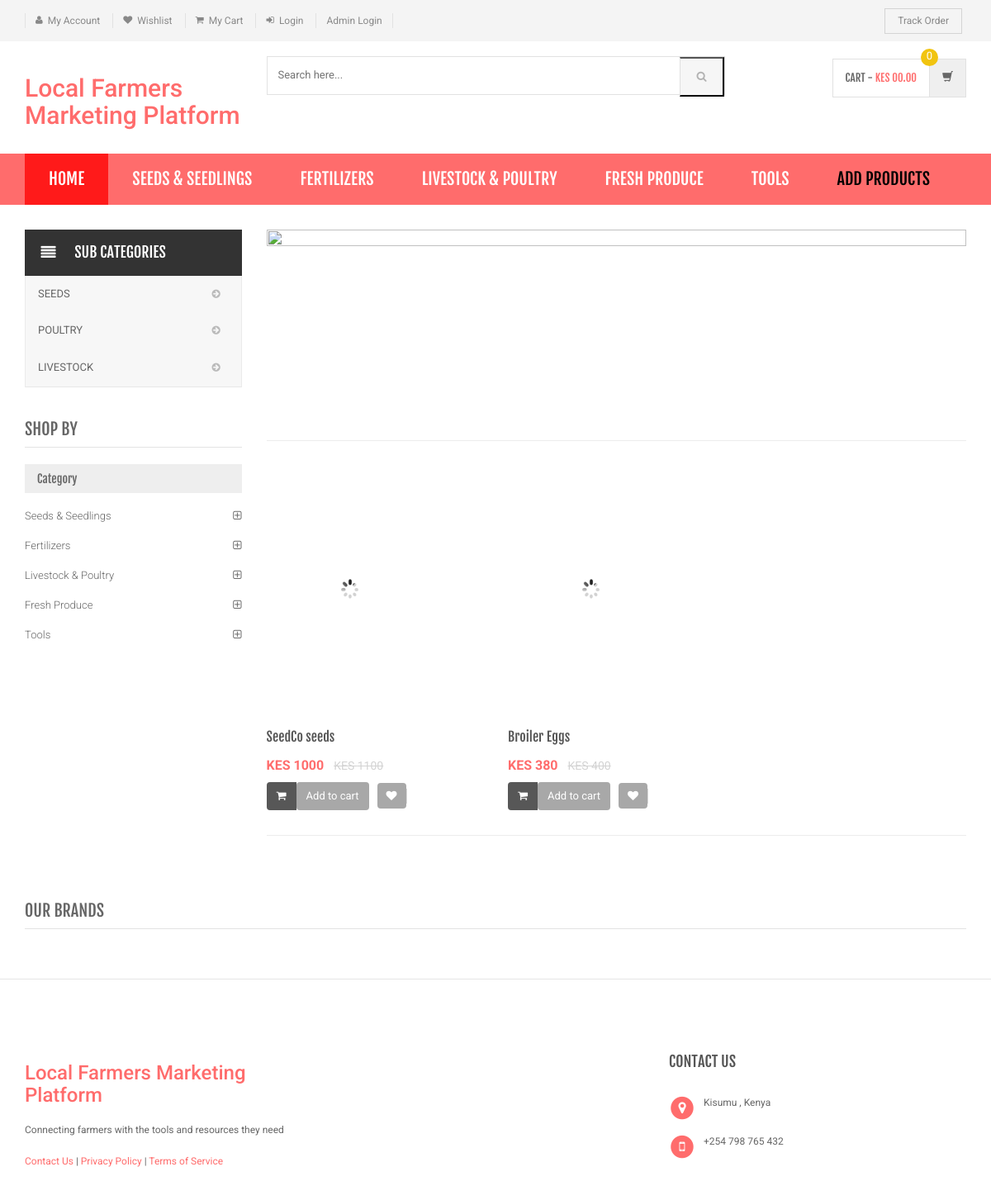
The page /search-result.php on the database as committed earlier.
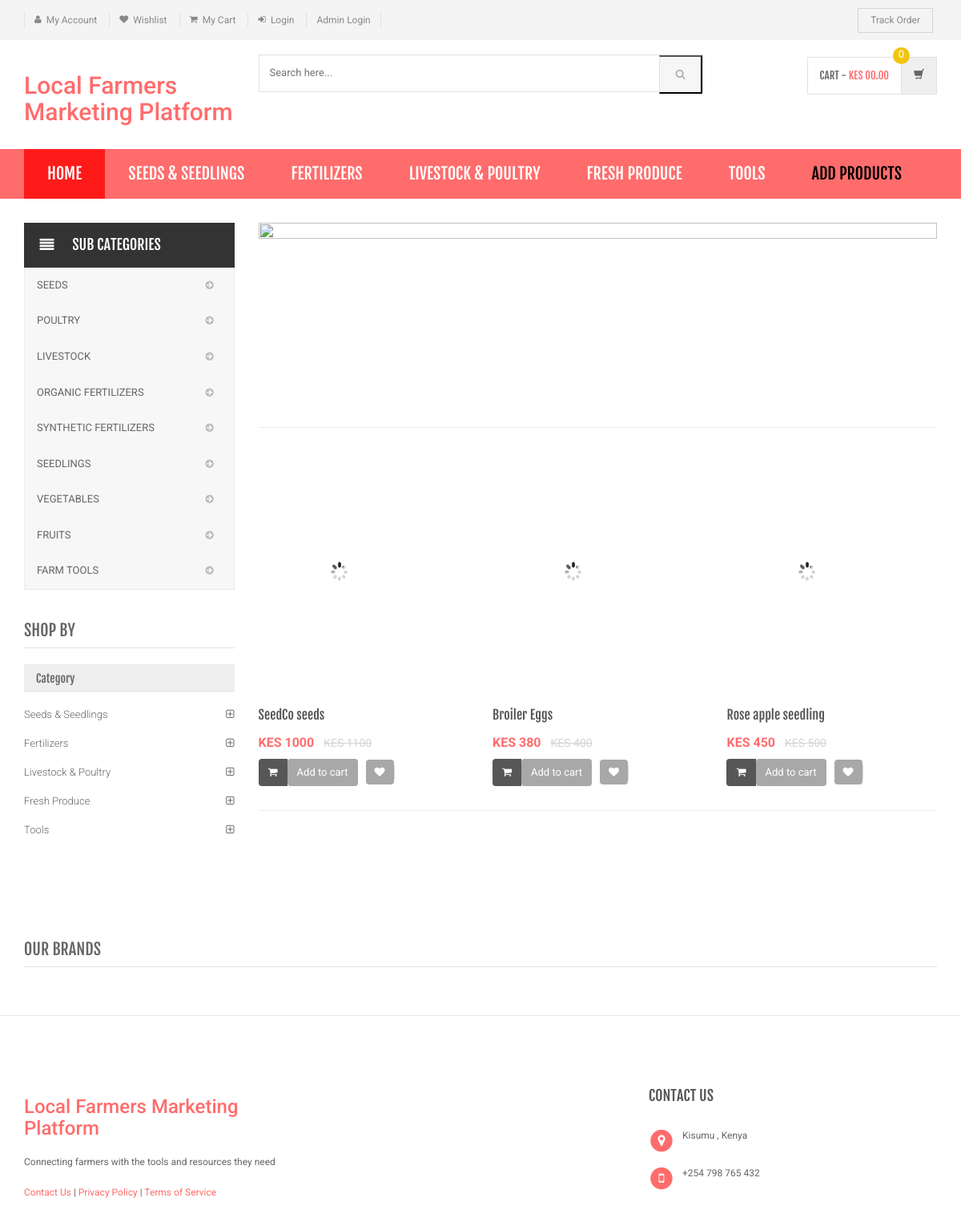
The same page on the database as committed later.
### tables this page shows
CREATE TABLE `category` (
  `id` int(11) NOT NULL,
  `categoryName` varchar(255) DEFAULT NULL,
  `categoryDescription` longtext DEFAULT NULL,
  `creationDate` timestamp NOT NULL DEFAULT current_timestamp(),
  `updationDate` varchar(255) DEFAULT NULL
);

CREATE TABLE `subcategory` (
  `id` int(11) NOT NULL,
  `categoryid` int(11) DEFAULT NULL,
  `subcategory` varchar(255) DEFAULT NULL,
  `creationDate` timestamp NULL DEFAULT current_timestamp(),
  `updationDate` varchar(255) DEFAULT NULL
);

CREATE TABLE `products` (
  `id` int(11) NOT NULL,
  `category` int(11) NOT NULL,
  `subCategory` int(11) DEFAULT NULL,
  `productName` varchar(255) DEFAULT NULL,
  `productCompany` varchar(255) DEFAULT NULL,
  `productPrice` int(11) DEFAULT NULL,
  `productPriceBeforeDiscount` int(11) DEFAULT NULL,
  `productDescription` longtext DEFAULT NULL,
  `productImage1` varchar(255) DEFAULT NULL,
  `productImage2` varchar(255) DEFAULT NULL,
  `productImage3` varchar(255) DEFAULT NULL,
  `shippingCharge` int(11) DEFAULT NULL,
  `productAvailability` varchar(255) DEFAULT NULL,
  `postingDate` timestamp NULL DEFAULT current_timestamp(),
  `updationDate` varchar(255) DEFAULT NULL,
  `user_id` int(11) DEFAULT NULL
);

### search-result.php (the view, shortened to what the changed rows need)
<?php
include('includes/config.php');
$find="%{$_POST['product']}%";
?>
<!DOCTYPE html>
<html lang="en">
	<head>
	    <link rel="stylesheet" href="assets/css/bootstrap.min.css">
	    <link rel="stylesheet" href="assets/css/main.css">
	    <link rel="stylesheet" href="assets/css/red.css">
	    <link rel="stylesheet" href="assets/css/owl.carousel.css">
		<link rel="stylesheet" href="assets/css/owl.transitions.css">
		<link href="assets/css/lightbox.css" rel="stylesheet">
		<link rel="stylesheet" href="assets/css/animate.min.css">
		<link rel="stylesheet" href="assets/css/rateit.css">
		<link rel="stylesheet" href="assets/css/bootstrap-select.min.css">
		<link rel="stylesheet" href="assets/css/config.css">
		<link href="assets/css/green.css" rel="alternate stylesheet" title="Green color">
		<link href="assets/css/blue.css" rel="alternate stylesheet" title="Blue color">
		<link href="assets/css/red.css" rel="alternate stylesheet" title="Red color">
		<link href="assets/css/orange.css" rel="alternate stylesheet" title="Orange color">
		<link href="assets/css/dark-green.css" rel="alternate stylesheet" title="Darkgreen color">
		<link rel="stylesheet" href="assets/css/font-awesome.min.css">
	</head>
    <body class="cnt-home">
<header class="header-style-1">
<?php include('includes/main-header.php');?>
<?php include('includes/menu-bar.php');?>
</header>
<div class="body-content outer-top-xs">
	<div class='container'>
		<div class='row outer-bottom-sm'>
			<div class='col-md-3 sidebar'>
<div class="side-menu animate-dropdown outer-bottom-xs">
<div class="side-menu animate-dropdown outer-bottom-xs">
    <nav class="yamm megamenu-horizontal" role="navigation">
        <ul class="nav">
            <li class="dropdown menu-item">
              <?php $sql=mysqli_query($con,"select id,subcategory  from subcategory");
while($row=mysqli_fetch_array($sql))
{
    ?>
                <a href="sub-category.php?scid=<?php echo $row['id'];?>" class="dropdown-toggle"><i class=" "></i>
                <?php echo $row['subcategory'];?></a>
                <?php }?>
</li>
</ul>
    </nav>
</div>
</div>
	            <div class="sidebar-module-container">
	            	<div class="sidebar-filter">
<div class="sidebar-widget wow fadeInUp outer-bottom-xs ">
	<div class="sidebar-widget-body m-t-10">
	         <?php $sql=mysqli_query($con,"select id,categoryName  from category");
while($row=mysqli_fetch_array($sql))
{
    ?>
		<div class="accordion">
	    	<div class="accordion-group">
	            <div class="accordion-heading">
	                <a href="category.php?cid=<?php echo $row['id'];?>"  class="accordion-toggle collapsed">
	                   <?php echo $row['categoryName'];?>
	                </a>
	            </div>
	        </div>
	    </div>
	    <?php } ?>
	</div>
</div>
	            	</div>
	            </div>
            </div>
			<div class='col-md-9'>
				<div class="search-result-container">
					<div id="myTabContent" class="tab-content">
						<div class="tab-pane active " id="grid-container">
							<div class="category-product  inner-top-vs">
								<div class="row">
			<?php
$ret=mysqli_query($con,"select * from products where productName like '$find'");
$num=mysqli_num_rows($ret);
if($num>0)
{
while ($row=mysqli_fetch_array($ret))
{?>
		<div class="col-sm-6 col-md-4 wow fadeInUp">
			<div class="products">
	<div class="product">
		<div class="product-image">
			<div class="image">
				<a href="product-details.php?pid=<?php echo htmlentities($row['id']);?>"><img  src="assets/images/blank.gif" data-echo="productimages/<?php echo htmlentities($row['id']);?>/<?php echo htmlentities($row['productImage1']);?>" alt="" width="200" height="300"></a>
			</div>
		</div>
		<div class="product-info text-left">
			<h3 class="name"><a href="product-details.php?pid=<?php echo htmlentities($row['id']);?>"><?php echo htmlentities($row['productName']);?></a></h3>
			<div class="product-price">
				<span class="price">
					KES <?php echo htmlentities($row['productPrice']);?>			</span>
										     <span class="price-before-discount">KES <?php echo htmlentities($row['productPriceBeforeDiscount']);?></span>
			</div>
		</div>
					<div class="cart clearfix animate-effect">
				<div class="action">
					<ul class="list-unstyled">
						<li class="add-cart-button btn-group">
					<?php if($row['productAvailability']=='In Stock'){?>
										<button class="btn btn-primary icon" data-toggle="dropdown" type="button">
								<i class="fa fa-shopping-cart"></i>
							</button>
							<a href="category.php?page=product&action=add&id=<?php echo $row['id']; ?>">
							<button class="btn btn-primary" type="button">Add to cart</button></a>
								<?php } else {?>
							<div class="action" style="color:red">Out of Stock</div>
					<?php } ?>
						</li>
		                <li class="lnk wishlist">
							<a class="add-to-cart" href="category.php?pid=<?php echo htmlentities($row['id'])?>&&action=wishlist" title="Wishlist">
								 <i class="icon fa fa-heart"></i>
							</a>
						</li>
					</ul>
				</div>
			</div>
			</div>
			</div>
		</div>
	  <?php } } else {?>
		<div class="col-sm-6 col-md-4 wow fadeInUp"> <h3>No Product Found</h3>
		</div>
<?php } ?>
										</div>
							</div>
						</div>
				</div>
			</div>
		</div></div>
</div>
</div>
</body>
</html>

### includes/menu-bar.php (shortened to what the changed rows need)
<div class="header-nav animate-dropdown">
    <div class="container">
        <div class="yamm navbar navbar-default" role="navigation">
            <div class="nav-bg-class">
                <div class="navbar-collapse collapse" id="mc-horizontal-menu-collapse">
	<div class="nav-outer">
		<ul class="nav navbar-nav">
              <?php $sql=mysqli_query($con,"select id,categoryName  from category limit 6");
while($row=mysqli_fetch_array($sql))
{
    ?>
			<li class="dropdown yamm">
				<a href="category.php?cid=<?php echo $row['id'];?>"> <?php echo $row['categoryName'];?></a>
			</li>
			<?php } ?>
		</ul>
	</div>
</div>
            </div>
        </div>
    </div>
</div>

Rows that differ between the two databases and show on the page:
added subcategory: subcategory "ORGANIC FERTILIZERS"
added subcategory: subcategory "SYNTHETIC FERTILIZERS"
added subcategory: subcategory "SEEDLINGS"
added subcategory: subcategory "VEGETABLES"
added subcategory: subcategory "FRUITS"
added subcategory: subcategory "FARM TOOLS"
added products: productName "Rose apple seedling", productPrice "450", productPriceBeforeDiscount "500"
